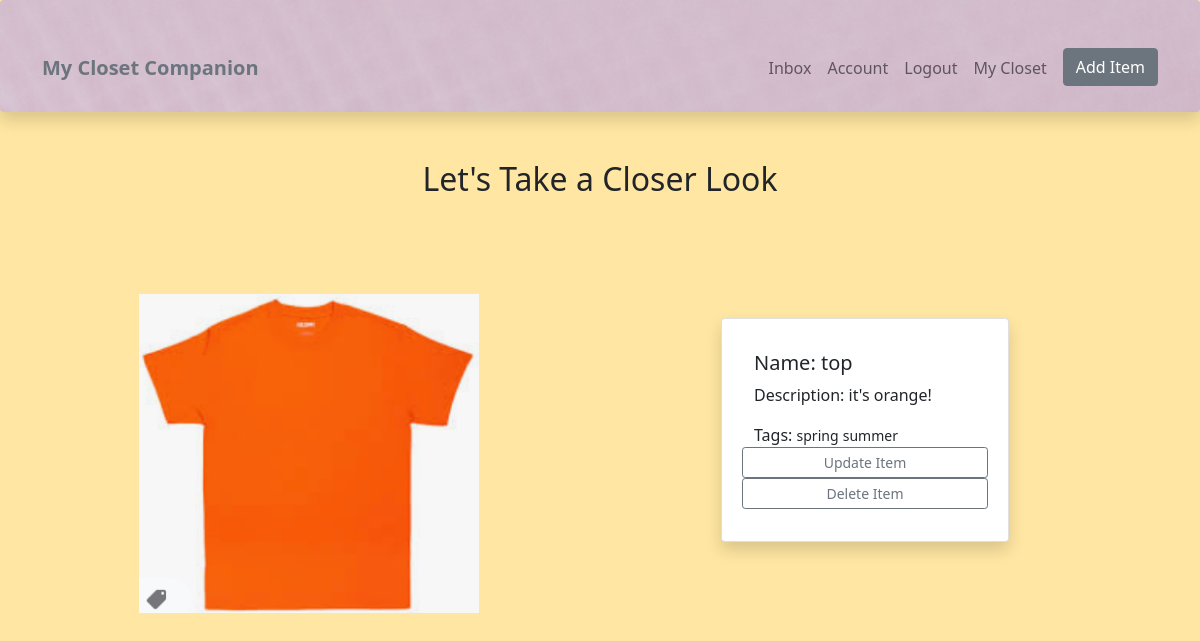
Screenshot of /wardrobe/item/aa0267ab-82bf-4630-956a-905b52095f80/ (signed in) with the database file from the repository.
### wardrobe/models.py (models this page shows, shortened)
class Item(models.Model):
    top = 'top'
    bottom = 'bottom'
    dress = 'dress'
    shoe = 'shoe'
    coat = 'coat'
    handbag = 'handbag'
    other = 'other'
    item_type = [
        (top, 'top'),
        (bottom, 'bottom'),
        (dress, 'dress'),
        (shoe, 'shoe'),
        (coat, 'coat'),
        (handbag, 'handbag'),
        (other, 'other'),
    ]
    owner = models.ForeignKey(Profile, null=True, blank=True, on_delete=models.CASCADE)
    name = models.CharField(max_length=100)
    description = models.TextField(max_length=300, blank=True, null=True)
    type = models.CharField(max_length=100, choices = item_type, default=shoe)
    image = models.ImageField(upload_to="images", default='itemdefault.jpg')
    sell = models.BooleanField(default=False)
    tags = models.ManyToManyField('Tag', blank=True)
    created = models.DateTimeField(auto_now_add=True)
    id = models.UUIDField(default=uuid.uuid4, unique=True, primary_key=True, editable=False)

class Tag(models.Model):
    name = models.CharField(max_length=100)
    created = models.DateTimeField(auto_now_add=True)
    id = models.UUIDField(default=uuid.uuid4, unique=True, primary_key=True, editable=False)
    def __str__(self):
        return self.name

### wardrobe/views.py (the view)
# urls.py: path('item/<str:pk>/', views.item, name='item'),
@login_required(login_url="login")
def item(request, pk):
    itemObj = Item.objects.get(id=pk)
    tags = itemObj.tags.all()
    context = {'item': itemObj, 'tags': tags}
    return render(request, 'wardrobe/single_item.html', context)

### wardrobe/templates/wardrobe/single_item.html
{% extends 'main.html' %}
{% block content %}
<div class="container-lg">
  <div class="text-center">
    <h2>Let's Take a Closer Look</h2>
  </div>
  <div class="row my-5 g-5 justify-content-around align-items-center">
    <div class="col-6 col-lg-4">
      <img src="{{item.image.url }}" class="img-fluid" alt="item">
    </div>
    <div class="col-6 col-lg-4">
      <div class="card shadow p-3 mb-5 bg-body rounded" style="width: 18rem;">
        <div class="card-body">
          <h5 class="card-title">Name: {{ item.name }}</h5>
          <p class="card-text">Description: {{ item.description }}</p>
          <div>Tags:
          {% for tag in tags %}
            <span class="tag">
              <small>{{ tag }}</small>
            </span>
          {% endfor %}
          </div>
          <div class="row align-items-center">
            <a class="btn btn-outline-secondary btn-sm" href="{% url 'update-item' item.id %}">Update Item</a>
            <a class="btn btn-outline-secondary btn-sm" href="{% url 'delete-item' item.id %}">Delete Item</a>
          </div>
        </div>
      </div>
    </div>
  </div>
</div>
{% endblock %}

### static/css/wardrobe.css (style rules this page uses)
body { background-color: #ffe6a2 }

### rows the page displays
Item: image (picture), name "top", description "it's orange!"
Tag: name "spring"
Tag: name "summer"
